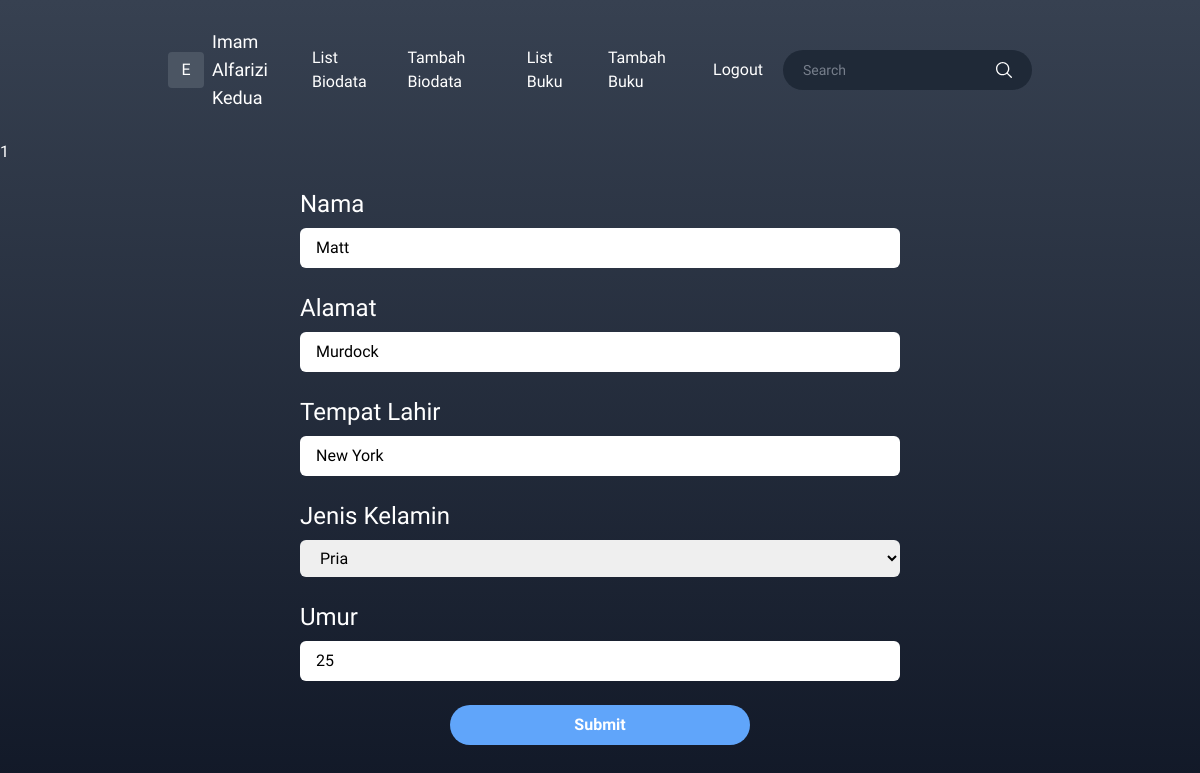
Before: /edit-biodata.php?id=2 (signed in) with the older database file.
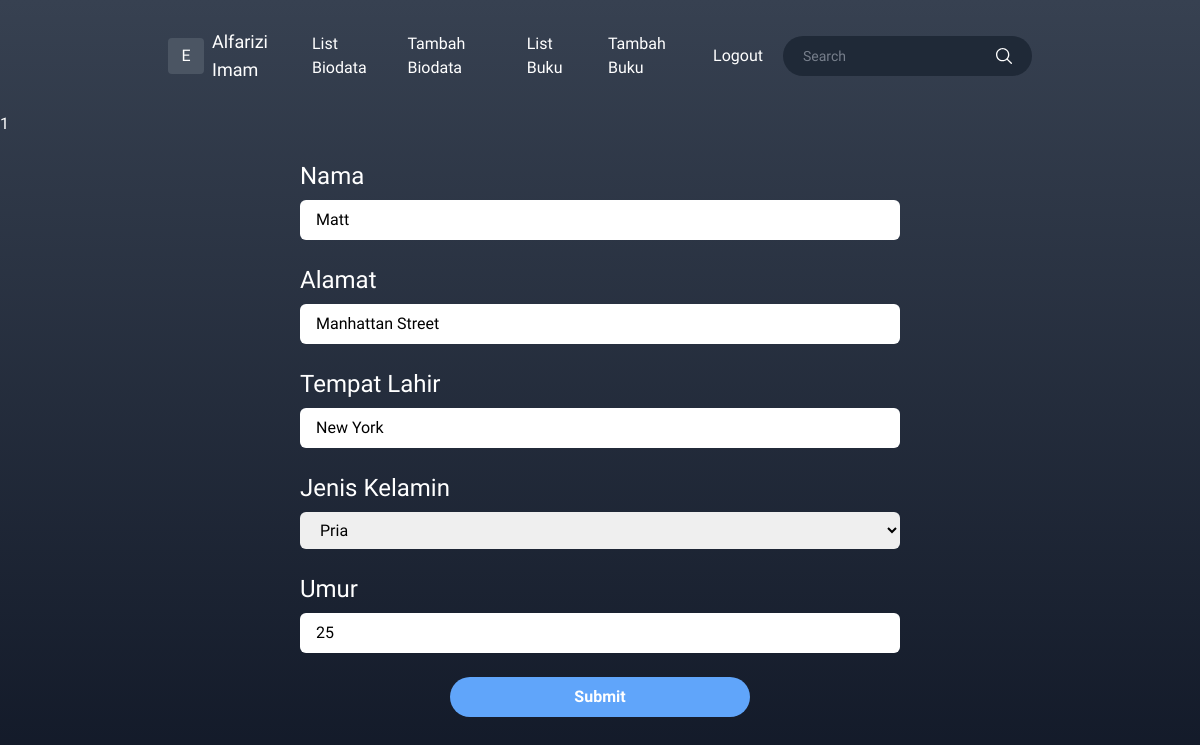
After: the same page with the newer database file.
### tables this page shows
CREATE TABLE `biodata` (
  `id` int(11) NOT NULL,
  `nama` varchar(255) NOT NULL,
  `alamat` text NOT NULL,
  `tempat_lahir` varchar(255) NOT NULL,
  `gender` enum('pria','wanita') NOT NULL,
  `umur` int(2) NOT NULL
);

### edit-biodata.php (the view, shortened to what this page needs)
<?php
require_once __DIR__ . '/db-config.php';
if (isset($_SESSION['id']) && isset($_SESSION['email'])) :
  $id = $_GET['id'];
  $sql = "SELECT * FROM biodata WHERE id = ?";
  $statement = $connection->prepare($sql);
  $statement->execute([$id]);
  if ($row = $statement->fetch()) {
    $nama = $row['nama'];
    $alamat = $row['alamat'];
    $tempat_lahir = $row['tempat_lahir'];
    $umur = $row['umur'];
  }
?>
  <!DOCTYPE html>
  <html lang="en">
  <head>
    <script src="https://cdn.tailwindcss.com"></script>
  </head>
  <body>
    <div class="h-screen overflow-y-scroll bg-primary text-white">
      <?= require_once __DIR__ . '/layout/header.php' ?>
      <form action="./check/check-edit-biodata.php" method="POST">
        <div class="w-6/12 flex flex-wrap items-center justify-center mx-auto space-y-6">
          <div class="w-full">
            <label for="nama" class="block text-2xl mb-2">Nama</label>
            <input type="text" id='nama' name='nama' value="<?= $nama ?>" class="w-full p-2 px-4 text-black rounded-md focus:outline-cyan-500 placeholder:text-sm" placeholder="Masukkan Nama">
          </div>
          <div class="w-full">
            <label for="alamat" class="block text-2xl mb-2">Alamat</label>
            <input type="text" id='alamat' name='alamat' value="<?= $alamat ?>" class="w-full p-2 px-4 text-black rounded-md focus:outline-cyan-500 placeholder:text-sm" placeholder="Masukkan Alamat">
          </div>
          <div class="w-full">
            <label for="tempat_lahir" class="block text-2xl mb-2">Tempat Lahir</label>
            <input type="text" id='tempat_lahir' name='tempat_lahir' value="<?= $tempat_lahir ?>" class="w-full p-2 px-4 text-black rounded-md focus:outline-cyan-500 placeholder:text-sm" placeholder="Masukkan Tempat Lahir">
          </div>
          <div class="w-full">
            <label for="gender" class="block text-2xl mb-2">Jenis Kelamin</label>
            <select name="gender" value="<?= $id ?>" id="gender" class="w-full p-2 px-4 text-black rounded-md focus:outline-cyan-500 placeholder:text-sm">
              <option value="pria">Pria</option>
            </select>
          </div>
          <div class="w-full">
            <label for="umur" class="block text-2xl mb-2">Umur</label>
            <input type="number" id='umur' name='umur' value="<?= $umur ?>" class="w-full p-2 px-4 text-black rounded-md focus:outline-cyan-500 placeholder:text-sm" placeholder="Masukkan umur">
          </div>
          <div class="w-6/12">
            <button class="border bg-blue-400 hover:bg-blue-300 w-full rounded-full border-none py-2 mb-3 font-bold" type='submit'>Submit</button>
          </div>
        </div>
      </form>
    </div>
  </body>
  </html>
<?php
else :
  header("Location: login.php");
  exit();
endif;
?>

### layout/header.php
<header class="max-w-5xl mx-auto px-6 sm:px-12 lg:px-20 py-7">
  <div class="flex justify-between items-center">
    <div class="w-2/12 flex items-center hover:cursor-pointer">
      <div class="bg-[#4B5563] text-center h-9 w-9 flex justify-center items-center shrink-0 mr-2 rounded">
        <h1 class="">E</h1>
      </div>
      <h1 class="text-lg"><?= $_SESSION['name'] ?></h1>
    </div>
    <div class="hidden md:flex items-center justify-end w-10/12">
      <ul class="flex items-center space-x-6 md:space-x-6 lg:space-x-8 mr-5">
        <li class="transition hover:opacity-75">
          <a href="biodata.php">List Biodata</a>
        </li>
        <li class="transition hover:opacity-75">
          <a href="add-biodata.php">Tambah Biodata</a>
        </li>
        <li class="transition hover:opacity-75">
          <a href="buku.php">List Buku</a>
        </li>
        <li class="transition hover:opacity-75">
          <a href="add-buku.php">Tambah Buku</a>
        </li>
        <li class="transition hover:opacity-75">
          <a href="logout.php">Logout</a>
        </li>
      </ul>
      <div class="flex items-center justify-between shrink-0 rounded-full bg-[#1F2937] py-2.5 px-5">
        <input type="text" class="bg-transparent focus:outline-none text-sm placeholder:opacity-70 w-full" placeholder="Search" />
        <img src='img/search.svg' class="inline-block !h-4 !w-4 hover:!cursor-pointer hover:!opacity-75" />
      </div>
    </div>
  </div>
</header>

Changed rows visible on the page:
changed biodata "Matt": alamat "Murdock" → "Manhattan Street"
Other visible differences:
$_SESSION['name']: "Imam Alfarizi Kedua" → "Alfarizi Imam"
